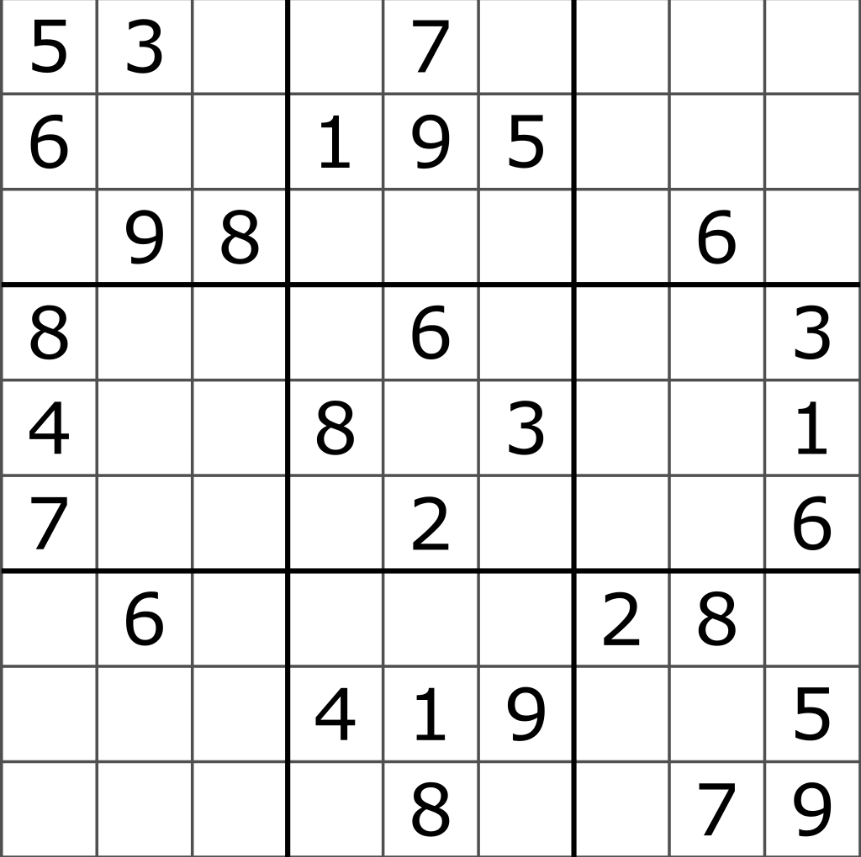
#> input picture Image_Recognition/image5.png, 861 x 857 px
$ python main.py
#> lines starting #> are read from the running program, lines starting #| are printed output that depends on the picture; after the words box and inside, x2 and y2 are one past the last pixel; in counts of white or black regions, pixels touching at a corner belong together
import cv2
import numpy as np
import pytesseract

# Read image from which text needs to be extracted
img = cv2.imread("image5.png")
#> img is the input picture: shape (857, 861, 3); min 0, max 255, mean 232.7

# Preprocessing the image starts

# Convert the image to gray scale
gray = cv2.cvtColor(img, cv2.COLOR_BGR2GRAY)

# Performing OTSU threshold
# ret, thresh1 = cv2.threshold(gray, 0, 255,  cv2.THRESH_OTSU | cv2.THRESH_BINARY)

thresh2 = cv2.adaptiveThreshold(gray, 255, cv2.ADAPTIVE_THRESH_GAUSSIAN_C, cv2.THRESH_BINARY_INV, 11, 2)
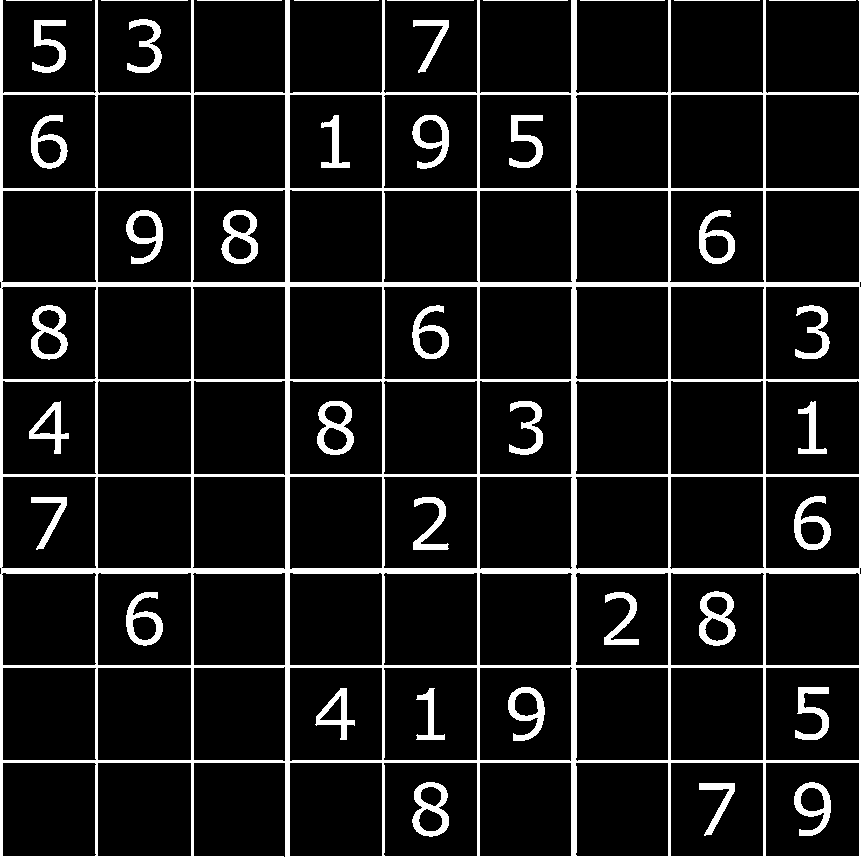
#> thresh2: shape (857, 861); 10.4% white; 40 white regions, largest, box (x1, y1, x2, y2) and area: (0, 0, 861, 857) 53676, (699, 591, 736, 646) 933, (31, 305, 68, 360) 931

# Specify structure shape and kernel size.
# Kernel size increases or decreases the area
# of the rectangle to be detected.
# A smaller value like (10, 10) will detect
# each word instead of a sentence.
kernel_len = np.array(img).shape[1] // 12
#> kernel_len = 71
ver_kernel = cv2.getStructuringElement(cv2.MORPH_RECT, (1, kernel_len))
#> ver_kernel = 71 values from 1 to 1
hor_kernel = cv2.getStructuringElement(cv2.MORPH_RECT, (kernel_len, 1))

rect_kernel = cv2.getStructuringElement(cv2.MORPH_RECT, (2, 2))

image_1 = cv2.erode(thresh2, ver_kernel, iterations=1)
#> image_1: shape (857, 861); 3.5% white; 10 white regions, largest, box (x1, y1, x2, y2) and area: (285, 0, 290, 857) 4285, (571, 0, 577, 857) 4174, (477, 0, 480, 857) 2500
vertical_lines = cv2.dilate(image_1, ver_kernel, iterations=6)
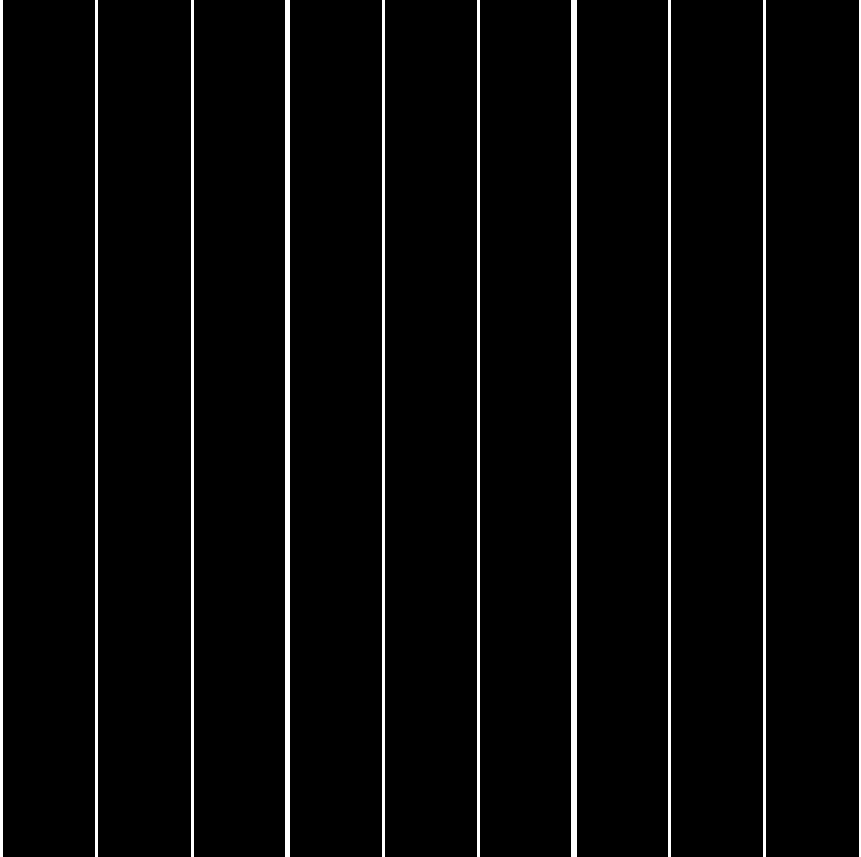
#> vertical_lines: shape (857, 861); 3.9% white; 10 white regions, largest, box (x1, y1, x2, y2) and area: (571, 0, 577, 857) 5142, (285, 0, 290, 857) 4285, (0, 0, 3, 857) 2571

image_1 = cv2.erode(thresh2, hor_kernel, iterations=1)
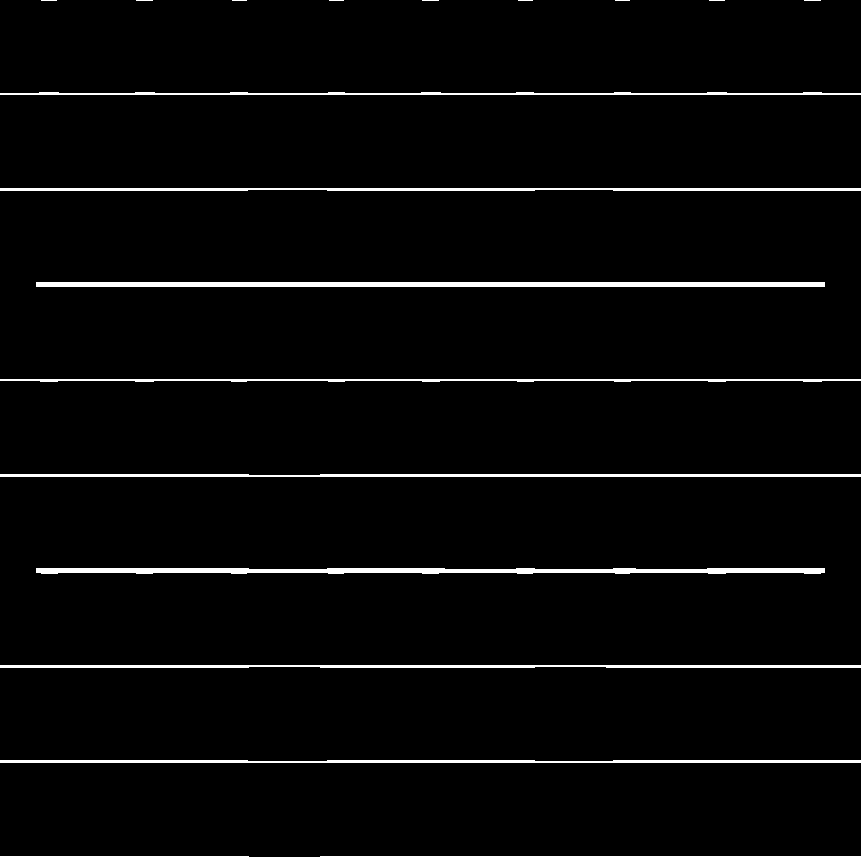
#> image_1: shape (857, 861); 3% white; 19 white regions (9 under 20 px), largest, box (x1, y1, x2, y2) and area: (36, 282, 825, 287) 3945, (36, 568, 825, 574) 3796, (0, 474, 861, 477) 2512
horizontal_lines = cv2.dilate(image_1, hor_kernel, iterations=6)
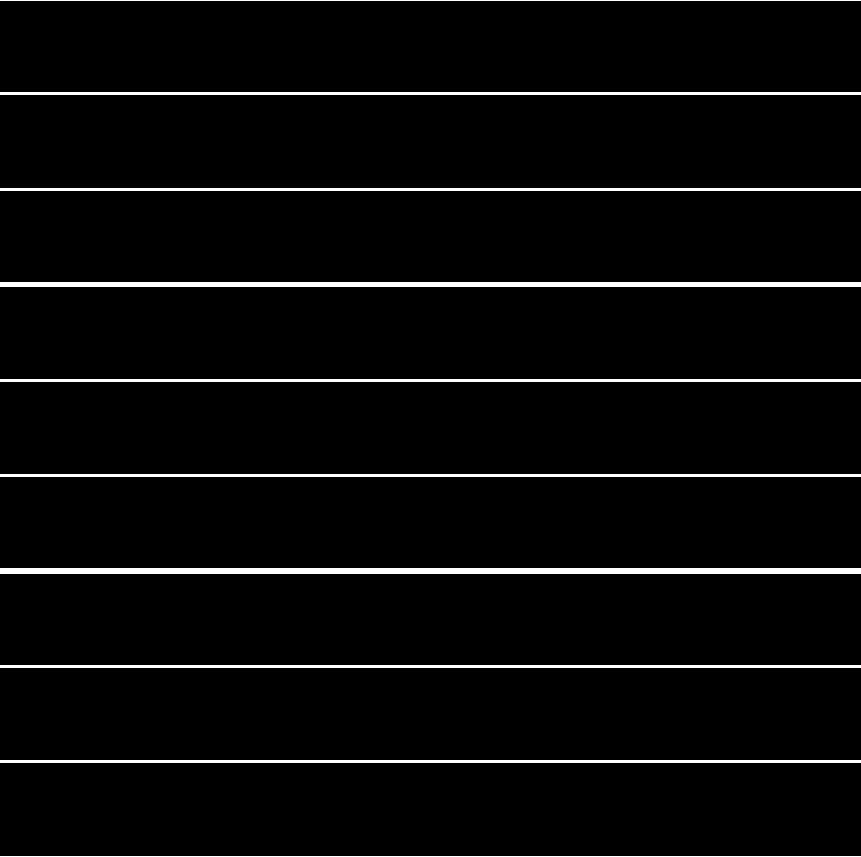
#> horizontal_lines: shape (857, 861); 3.6% white; 10 white regions

img_vh = cv2.addWeighted(vertical_lines, 0.5, horizontal_lines, 0.5, 0.0)
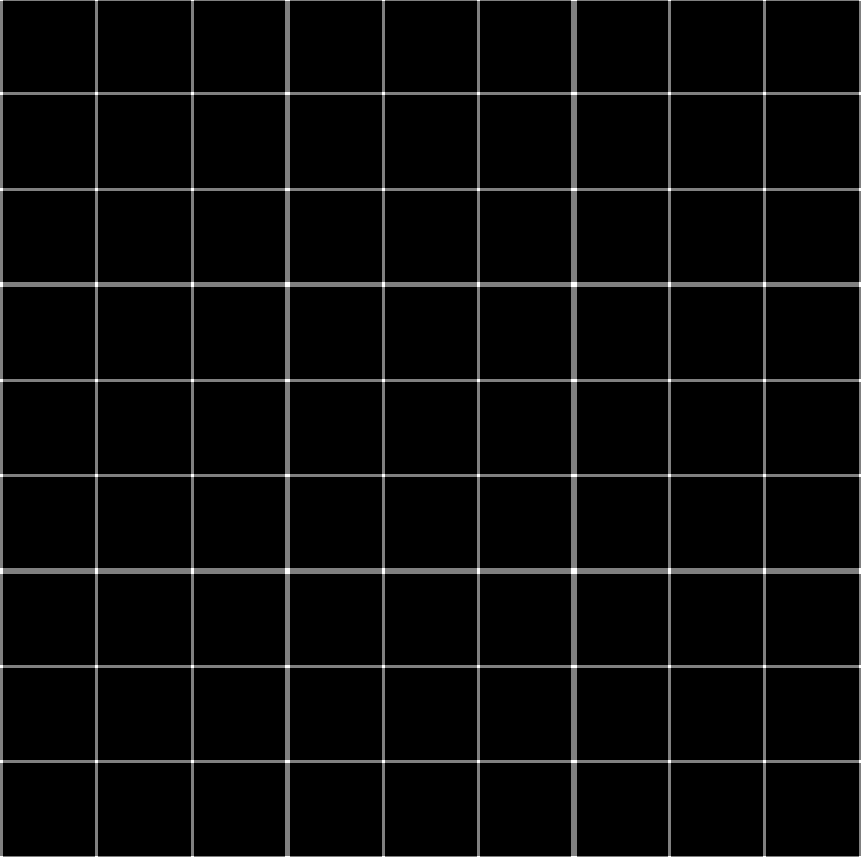
#> img_vh: shape (857, 861); min 0, max 255, mean 9.7

# [8 lines of commented-out code are left out]
contours, hierarchy = cv2.findContours(img_vh, cv2.RETR_TREE,
                                       cv2.CHAIN_APPROX_SIMPLE)
#> contours = 82 contours; largest, box (x1, y1, x2, y2) and area: (0, 0, 861, 857) 736160, (765, 762, 860, 857) 8834, (97, 762, 192, 857) 8834, (765, 94, 860, 189) 8834, (97, 94, 192, 189) 8834

# cv2.imshow("original", img_vh)
# cv2.waitKey(0)
# cv2.destroyAllWindows()
# Creating a copy of image
im2 = img.copy()

# A text file is created and flushed
file = open("recognized.txt", "w+")
file.write("")
file.close()

sudoku_string = ''

# Looping through the identified contours
# Then rectangular part is cropped and passed on
# to pytesseract for extracting text from it
# Extracted text is then written into the text file
for i, cnt in enumerate(contours):
    x, y, w, h = cv2.boundingRect(cnt)

    # Drawing a rectangle on copied image
    # rect = cv2.rectangle(im2, (x, y), (x + w, y + h), (0, 255, 0), 2)

    # Cropping the text block for giving input to OCR
    cropped = im2[y + 5:y + h - 5, x + 5:x + w - 5]
    # [6 lines of commented-out code are left out]
    file = open("recognized.txt", "a")

    # Apply OCR on the cropped image
    custom_oem_psm_config = r'--oem 3 --psm 10 digits'
#> (the run stopped early here; a loop or call above may not have finished)

$ run again, with Image_Recognition/image2.png copied over Image_Recognition/image5.png
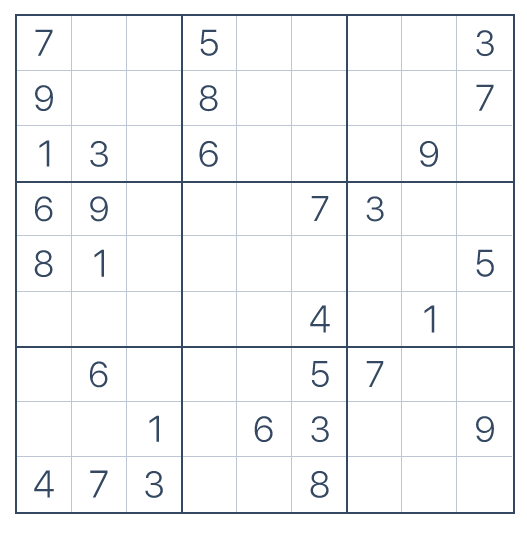
#> input picture Image_Recognition/image2.png, 527 x 536 px
#> img is the input picture: shape (536, 527, 3); mean B, G, R 247.4, 246.1, 245
#> `thresh2 = cv2.adaptiveThreshold(gray, 255, cv2.ADAPTIVE_THRESH_GAUSSIA..`:
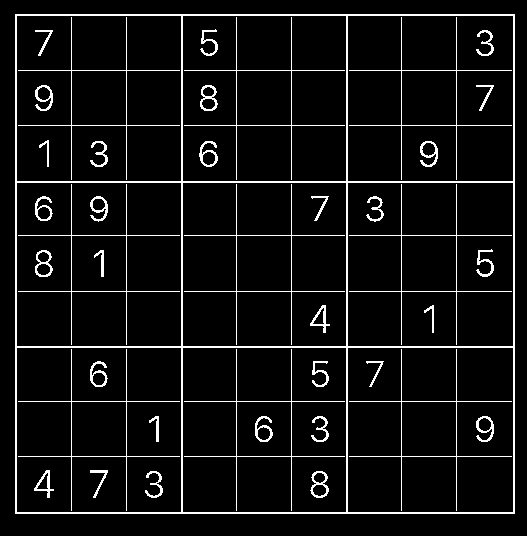
#> thresh2: shape (536, 527); 6.4% white in thin lines or dots, all inside (x1, y1, x2, y2) = (15, 14, 515, 514)
#> vertical_lines: shape (536, 527); 2.7% white in thin lines or dots
#> horizontal_lines: shape (536, 527); 2.6% white in thin lines or dots
#> contours = 82 contours; largest, box (x1, y1, x2, y2) and area: (0, 0, 527, 536) 249291, (456, 456, 514, 513) 3190, (456, 235, 514, 292) 3190, (456, 125, 514, 182) 3190, (456, 401, 514, 457) 3133

$ run again, with Image_Recognition/image3.png copied over Image_Recognition/image5.png
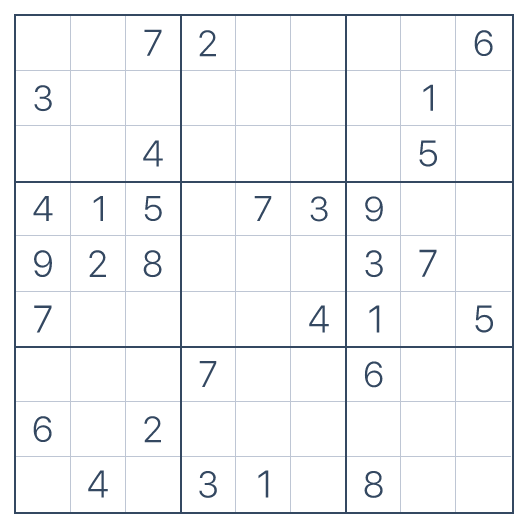
#> input picture Image_Recognition/image3.png, 526 x 530 px
#> img is the input picture: shape (530, 526, 3); mean B, G, R 247.4, 246, 245
#> `thresh2 = cv2.adaptiveThreshold(gray, 255, cv2.ADAPTIVE_THRESH_GAUSSIA..`:
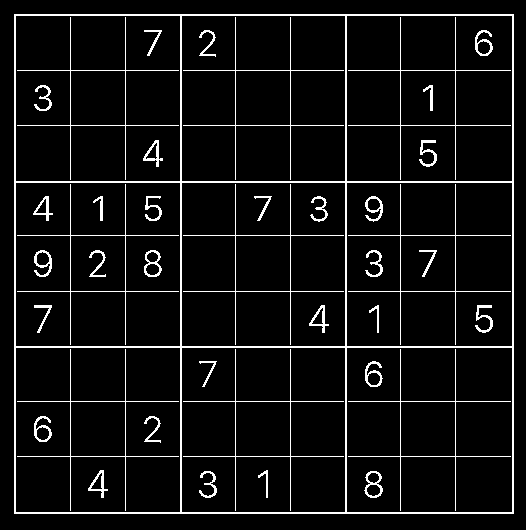
#> thresh2: shape (530, 526); 6.5% white in thin lines or dots, all inside (x1, y1, x2, y2) = (14, 14, 514, 514)
#> vertical_lines: shape (530, 526); 2.7% white in thin lines or dots
#> horizontal_lines: shape (530, 526); 2.6% white in thin lines or dots
#> contours = 82 contours; largest, box (x1, y1, x2, y2) and area: (0, 0, 526, 530) 249263, (455, 456, 513, 513) 3190, (455, 235, 513, 292) 3190, (455, 125, 513, 182) 3190, (455, 401, 513, 457) 3133

$ run again, with Image_Recognition/image4.png copied over Image_Recognition/image5.png
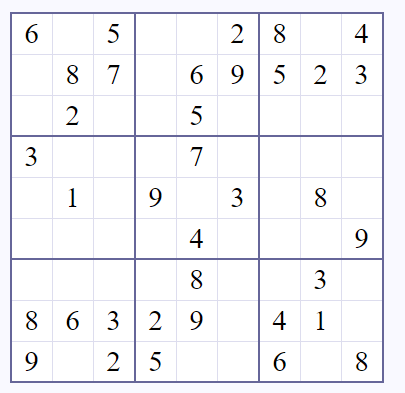
#> input picture Image_Recognition/image4.png, 405 x 393 px
#> img is the input picture: shape (393, 405, 3); mean B, G, R 246.9, 243.8, 243.8
#> `thresh2 = cv2.adaptiveThreshold(gray, 255, cv2.ADAPTIVE_THRESH_GAUSSIA..`:
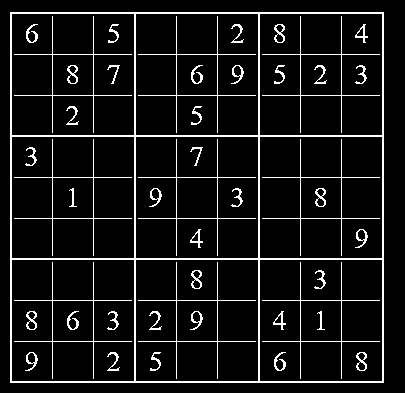
#> thresh2: shape (393, 405); 8.1% white in thin lines or dots, all inside (x1, y1, x2, y2) = (10, 12, 384, 383)
#> vertical_lines: shape (393, 405); 3.5% white in thin lines or dots
#> horizontal_lines: shape (393, 405); 3.6% white in thin lines or dots
#> contours = 82 contours; largest, box (x1, y1, x2, y2) and area: (0, 0, 405, 393) 138260, (341, 300, 383, 342) 1679, (300, 300, 342, 342) 1679, (259, 300, 301, 342) 1679, (217, 300, 259, 342) 1679
